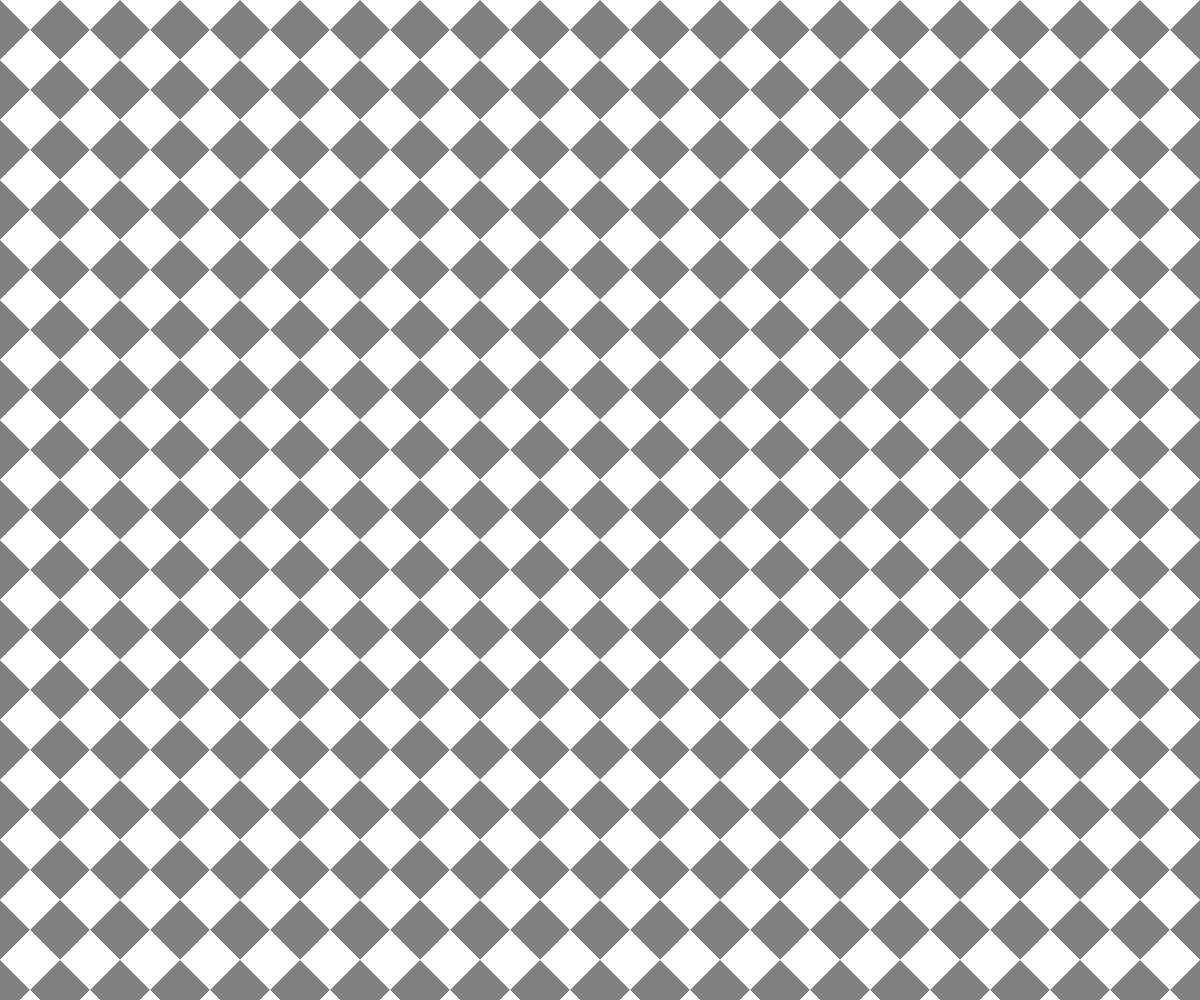
Frame 1 (no input)
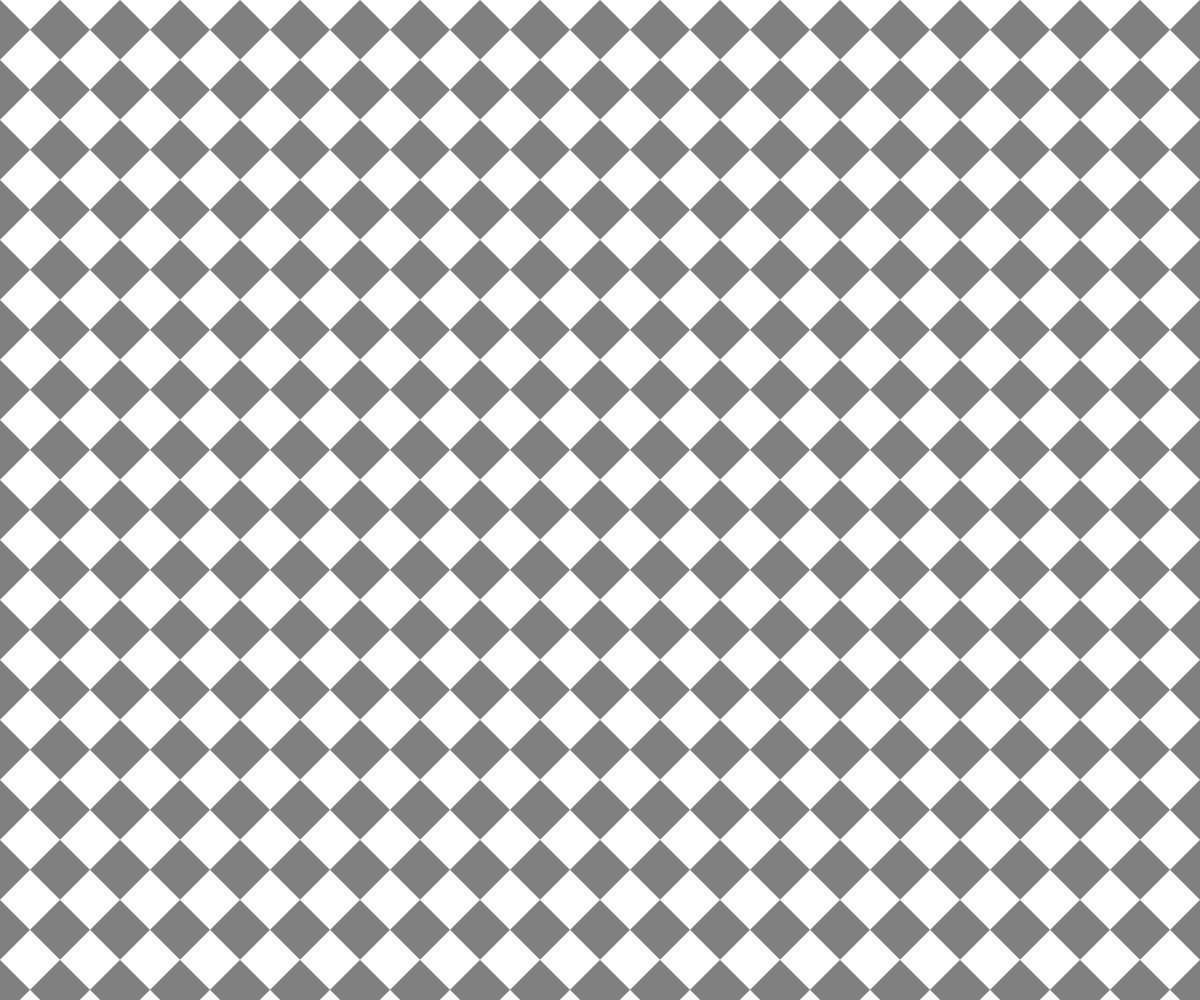
Frame 60 (no input)
Frame 120 (the mouse pressed at the canvas centre since frame 60): identical to frame 60, image omitted

The p5.js sketch that drew these frames (run headless with seeded random() and noise() and a simulated clock; from frame 60 on, the mouse is pressed at the canvas centre):

// p5.js sketch
// ── sketch.js

function setup() {
  createCanvas(windowWidth,windowHeight);
}

function draw() {
  noStroke();
  
  var i=30; //Size rhombus
  
  //Draw pattern
  
  for (var y=0; y < windowHeight +100; y=y+2*i) {  
  for (var x=0; x < windowWidth +100; x=x+2*i) {
    
    //White rhombus
    
    fill(255,255,255); 
    
    beginShape();
    vertex (x,y);
    vertex (x+i,y-i);
    vertex (x+2*i,y);
    vertex (x+i,y+i);
    endShape();
    
    
    //Gray rhombus
    
    fill(128,128,128);
    
    beginShape();
    vertex (x-i,y+i);
    vertex (x,y);
    vertex (x+i,y+i);
    vertex (x,y+2*i);
    endShape();
  }
  }
  
}
